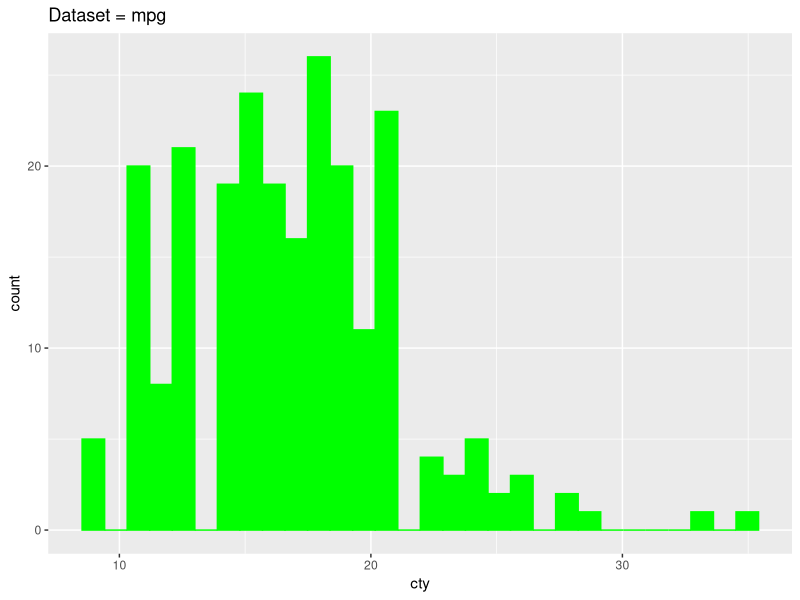

This figure's R source:
# Title     : TODO
# Objective : TODO
# Created by: adria
# Created on: 4/09/2020

library(ggplot2)

dataset <- mpg
head(mpg)

grafico <- ggplot(dataset, aes(x=cty)) + geom_histogram(color="green", fill="green") +ggtitle('Dataset = mpg')
print(grafico)



